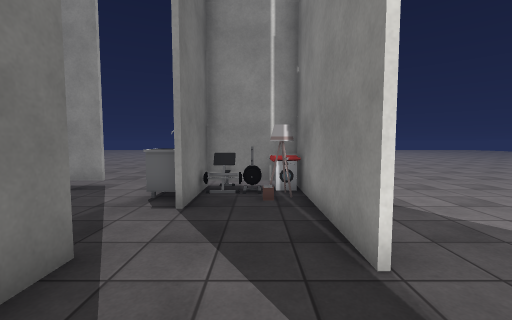
View 1 (above)

22 first-person views from a walk through a scene from a Unity 3-D project. The camera is 1.4 m above the floor, tilts 4° down and sees 90° across. Doors are open. The floor is counted in squares, 1 m on a side. Each view is taken from the middle of a square. On the plan, view 1 faces up. The plan holds only what a view shows up to about 13 squares ahead; the rest is blank. The place goes on beyond the plan. Some animated figures are not drawn. Some surface patterns are stand-ins.

View 2
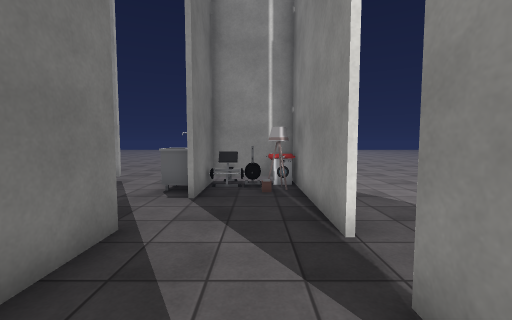

View 3
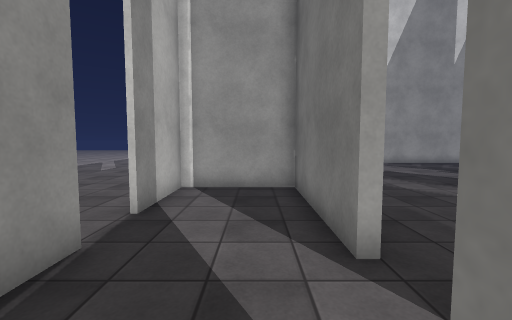

View 4
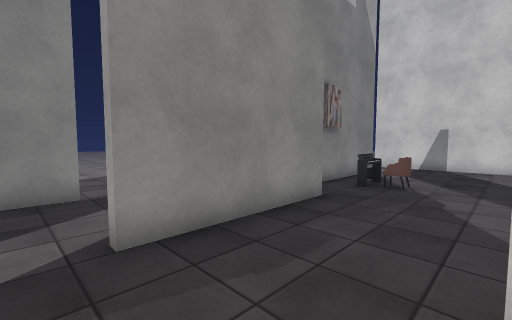

View 5
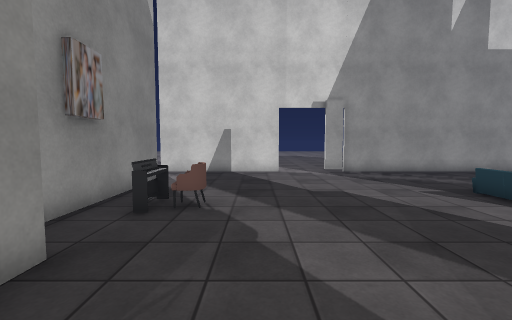

View 6
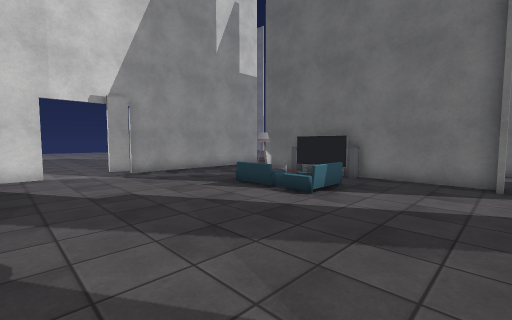

View 7
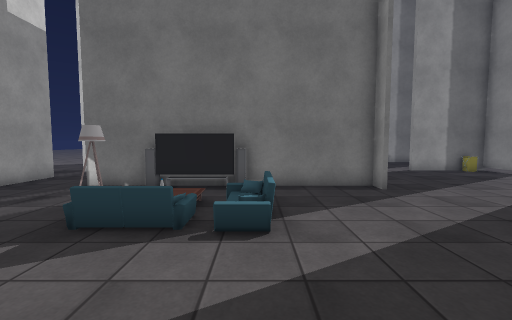

View 8
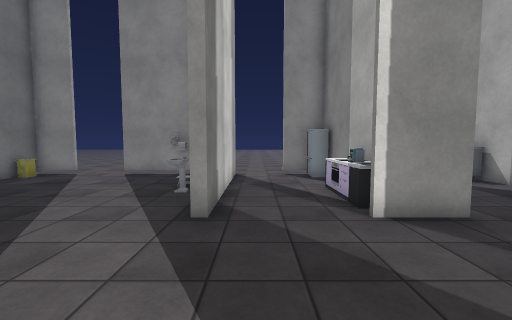

View 9
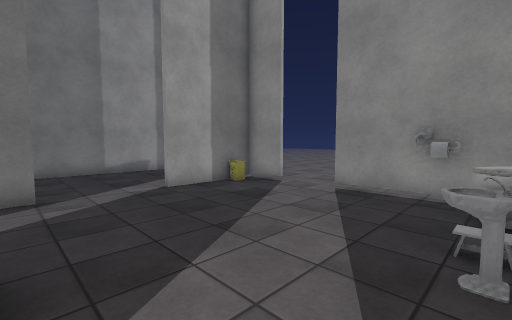

View 10
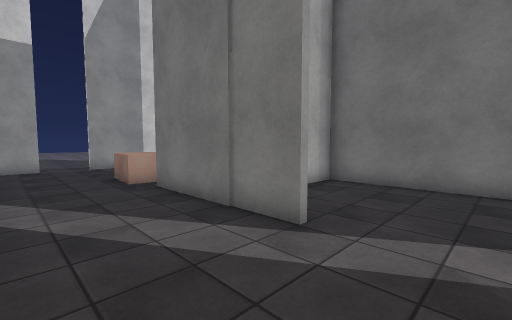

View 11
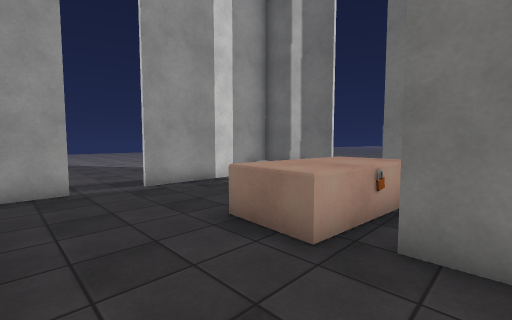

View 12
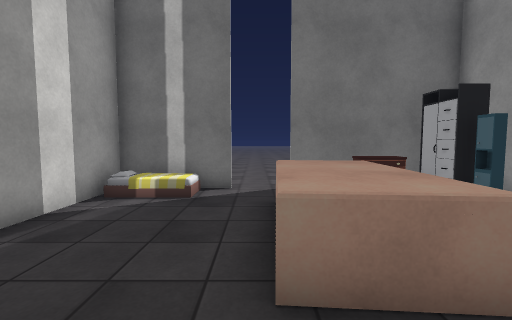

View 13
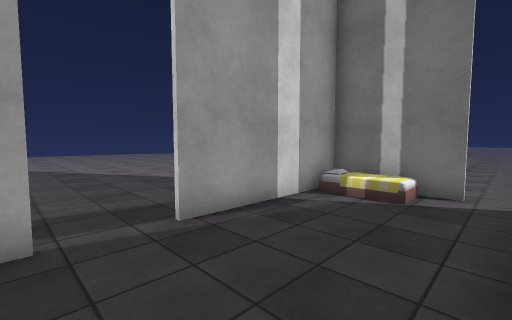

View 14
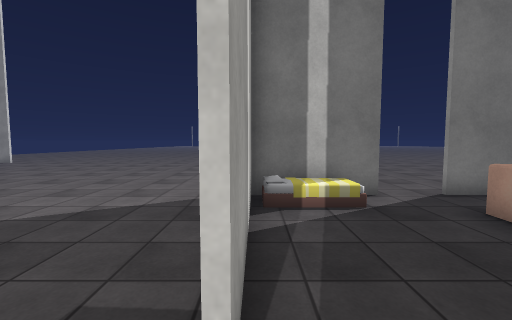

View 15
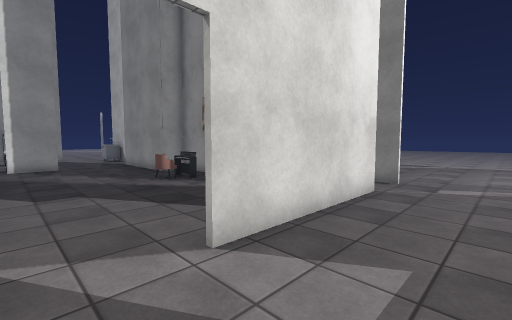

View 16
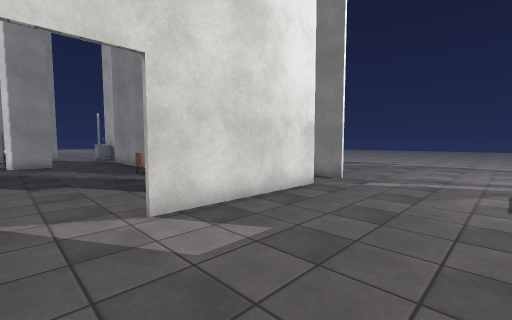

View 17
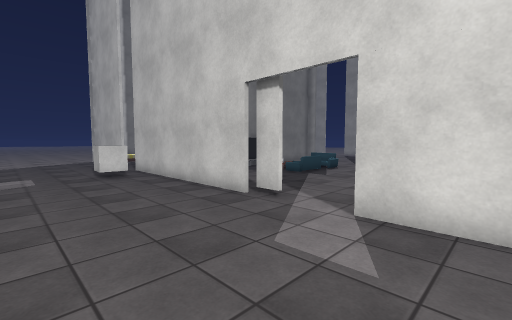

View 18
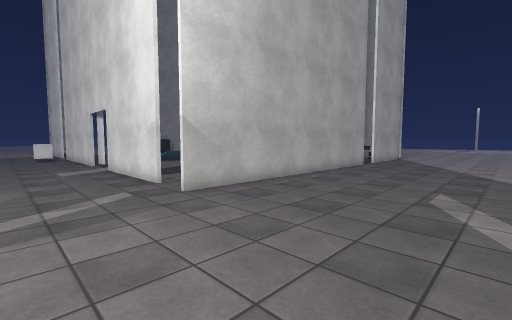

View 19
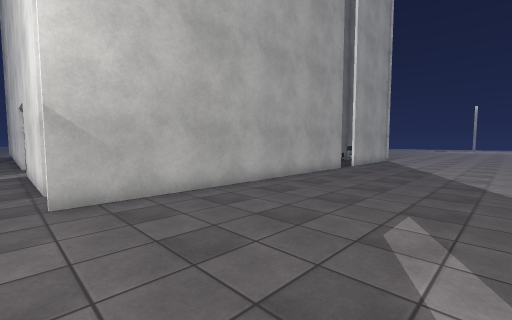

View 20
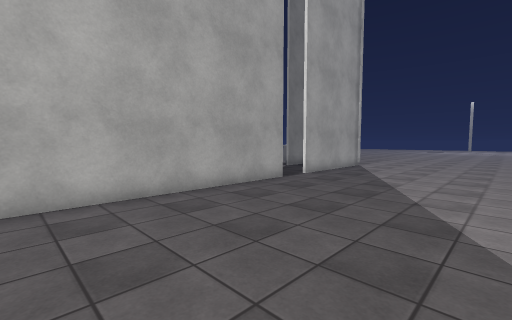

View 21
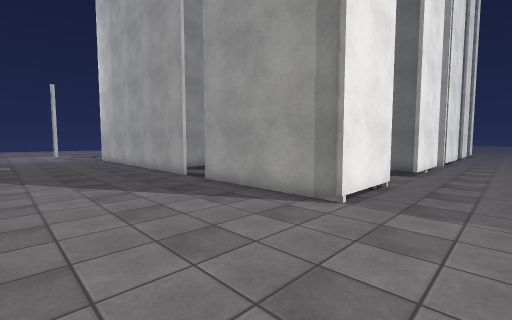

View 22
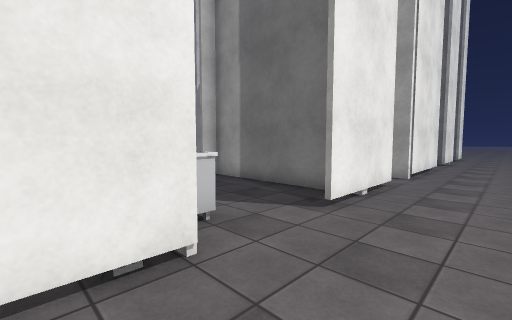

### Floor plan
Key: @ floor where view 1 was taken; # wall or solid block; x gap in a wall; . floor; D open door; = window, fence, low wall or low ledge; ^ raised ledge; M machine; S sink; L lamp; C chair; F sofa; T thing the floor can be seen under or through; R fridge; I toilet; E closet; A dresser; B bed; U cube; O other object.
Columns run from 31 left of view 1 to 8 right of it. Each row starts with its distance up from view 1.
 11            .............................
 10            .............................
  9            .............................
  8            ###..TTTT#..R###..###M.......
  7       #    #=......I#...#...SSOLL.......
  6       #... #........#...#....S..#.......
  5       #....#.......O#..O#.......#.......
  4       #............S#..OO.......#.......
  3       #.............#..M#....#..#.......
  2       #.............#..O#....#..........
  1       #....#.................#..#.......
  0       #... #....#............#.@#.......
 -1       ###  #... #............#..#.......
 -2 ..    #EEE #....#............####.......
 -3 ...   #AE  #....#..OO.........# #.......
 -4 ..... #AA .x....#...........O.# #.......
 -5  .....#.^^^^^...#  ........CO.# #.......
 -6   ......^^^^^...#  .F.........# #.......
 -7 ..........^^....#L............# #.......
 -8 ......#.........#L............# #.......
 -9       #.......................  #.......
-10       #B....................... #.......
-11       ######..#########..######DD.......
-12        ........UU.......................
-13    ............UU.......................
-14 ........................................
-15 ........................................
-16 ........................................

Positions as (right, up) in squares from view 1, and headings:
1: (0, 0), facing up
2: (0, -1), facing up
3: (-1, 6), facing down
4: (-6, 4), facing down-right
5: (-5, 1), facing down
6: (-5, 1), facing down-left
7: (-7, -3), facing left
8: (-10, -3), facing up
9: (-12, 1), facing up-left
10: (-16, 4), facing down-left
11: (-16, -3), facing down-left
12: (-17, -7), facing left
13: (-17, -7), facing down-left
14: (-18, -11), facing left
15: (-8, -14), facing up-right
16: (-8, -16), facing up-right
17: (-4, -16), facing up-left
18: (8, -15), facing up-left
19: (8, -12), facing up-left
20: (8, -7), facing up-left
21: (7, 11), facing down-left
22: (0, 11), facing down-left
